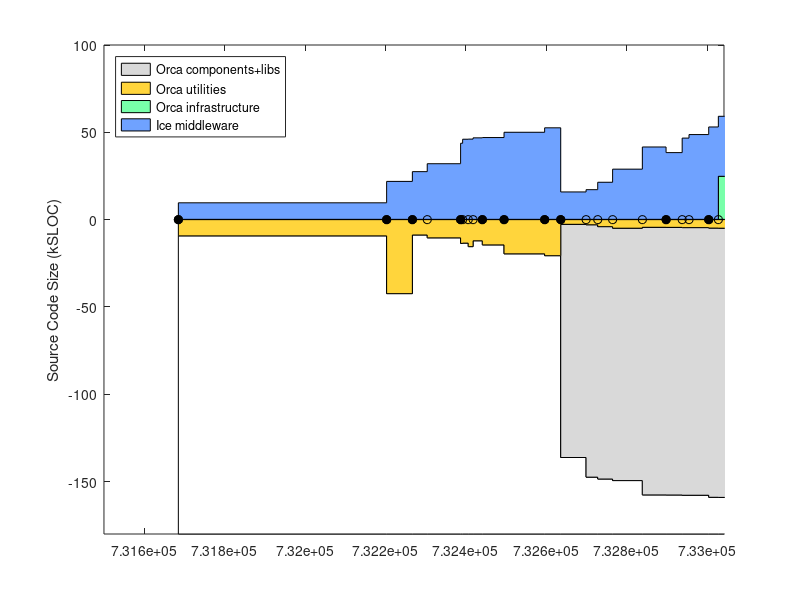

Source code (MATLAB): (Note: this script raises an error after producing the figure.)
% keep track of orca project size using sloccount
clear all

%%%%%%%%%% DATA %%%%%%%%%%%%%%%%%%%%

% include/* except: include/{Freeze IceSSL IcePatch2}
% src/{Ice Slice IceGrid icecpp IceStorm slice2cpp IceUtil IceBox IceXML}
%  Sice212 = [
%  (7842-1000) + (22093+18419+11499+10568+4392+4200+4252+567+316)
%  ];
%  Sice301 = [
%  (8164-1000) + (23018+19384+19169+10596+4479+4343+4308+622+319)
%  ];
% same as above, but now also add Java:
% src/{IceInternal Ice IceUtil IceBox}
%  Sice310 = [
%  (8810-1200) + (24275+20494+22689+10587+4569+4877+4770+667+319) + (13190+6915+1262+493)
%  ];
%  Sice311 = [
%  (8950-1275) + (24511+20505+22898+10590+4600+4884+4782+683+323) + (13266+6929+1262+504)
%  ];

% it's much easier to count the whole of Ice (we use most of it anyway)
% sloccount include/ src/
% (this does not account for .ice files in [ice]/slice/* but it's a small fraction of total)
Sice212 = 133523;
Sice301 = 144513;
Sice310 = 153243;
Sice311 = 154145;
Sice320 = 168475;
Sice321 = 169725;

% indeces
iyy=1;
imm=2;
idd=3;
iver=4;
isub=5;
ibase=6;
icomp=7;
iutil=8;

Sorca = [ ...
% YY    MM  DD  ?   SUB     BASE        COMP           UTILS        VERSION
% 0.8.6: a single distro, divide in halves arbitrarily
2003     4  14  1   0       18930/2     18930/2             0      % 0.8.6 (last change in doc/ChangeLog
% BASE: orca-base
% COMP: orca-components
2004     9  13  1   0       42543       21726               0      % 0.11.0
2004    11  16  1   0       8963        27310               0      % 0.12.0
2004    12  23  0   0       10596       31845               0      % 0.12.1
2005     3  16  1   0       13767       43576               0      % 0.13.0
2005     3  21  0   0       13620       45874               0      % 0.13.1
2005     4   4  0   0       15630       45944               0      % 0.13.2
2005     4  16  0   0       12283       46666               0      % 0.13.3
2005     5   9  1   0       14639       46837               0      % 0.14.0
2005     7   2  1   0       19751       49854               0      % 0.15.0
2005    10  11  1   0       20818       52408               0      % 1.0.0
% BASE: just orcaice w/out test + interfaces/slice
% COMP: comp + util - orcaice 
2005    11  20  1   Sice212 2320+530    9226+8781-2320      0      % 2.0.0-rc1
2006     1  22  0   Sice301 2511+596    9801+9695-2511      0      % 2.0.0-rc2
2006     2  20  0   Sice301 3369+813    9867+14734-3369     0      % 2.0.0-rc3
2006     3  29  0   Sice301 4022+1052   14625+18131-4022    0      % 2.0.0-rc4
2006     6  11  0   Sice310 3439+1116   19999+24867-3439    0      % 2.0.0-rc5
2006     8   9  1   Sice310 3482+1116   19979+21711-3482    0      % 2.0.0
2006     9  18  0   Sice310 3647+1094   19317+30847-3647    0      % 2.0.1
2006    10   5  0   Sice310 3644+1094   20384+31798-3644    0      % 2.0.2
2006    11  23  1   Sice311 3831+1178   21408+35311-3831    0      % 2.1.0
% BASE: cd src; sloccount libs/orcaice/ 
%          MINUS sloccount libs/orcaice/test 
%          PLUS sloccount interfaces/slice
% COMP: cd src; sloccount components/ libs/ 
%          MINUS sloccount libs/orcaice/ libs/orcaq* libs/orcalog* libs/orcaprobe* libs/orcawall*
% UTIL: cd src; sloccount utils libs/orcaq* libs/orcalog* libs/orcaprobe* libs/orcawall*
% to count lines in *.ice files, rename them to *.cpp like this:
% $cd src/interfaces/slice/orca; for file in *; do mv $file `echo $file | sed s/.ice/.cpp/`; done
2006    12  17  0   Sice311 5615-1784+1240  60241-25885     24644  % 2.1.1
2007     2   2  1   Sice311 6225-2011+1671  70376-29436     28519  % 2.2.0
2007     4  10  1   Sice320 6232-2011+1671  72704-30907     30121  % 2.3.0
2007     6   3  1   Sice320 6837-2056+1682  75506-31245     30166  % 2.4.0
2007     8  13  1   Sice320 7247-2226+1772  78939-33535     32062  % 2.5.0
2007     9  18  1   Sice321 7919-2572+1787  83838-35198     33230  % 2.6.0
];
Vorca ={'0.8.6', '0.11.0', '0.12.0', '0.12.1', '0.13.0', '0.13.1', '0.13.2', '0.13.3', '0.14.0', '0.15.0', '1.0.0', ...
    '2.0.0-rc1', '2.0.0-rc2', '2.0.0-rc3', '2.0.0-rc4', '2.0.0-rc5', '2.0.0', '2.0.1', '2.0.2', '2.1.0', '2.1.1', ...
    '2.2.0', '2.3.0', '2.4.0', '2.5.0', '2.6.0' }';

% add a dummy release just for display
Sorca(end+1,:) = Sorca(end,:);
Sorca(end,imm) = Sorca(end,imm)+1;
Sorca(end,iver) = 0;
Vorca{end+1} = 'dummy';

% convert dates
Torca = datenum(Sorca(:,iyy),Sorca(:,imm),Sorca(:,idd));

% 2nd digit releases
i2 = (Sorca(:,iver)==1);
Torca2 = Torca(i2);
Vorca2 = Vorca(i2);

% for comparison, ASN
%  Sasn = 90433;

Splayer = [ 
% YY    MM  DD  ?   SUB     BASE                COMP       UTIL  VERSION
% BASE: (server-drivers)+client_libs
% COMP: drivers + utils
2002    12 04   1  0    (17331-12037)+9188      12037+2685 0    % 1.3.1
2003    7  15   1  0    (30452-24334)+12458     24334+3064 0    % 1.4-rc1
2003    12 07   1  0    (37378-30947)+13110     30947+9633 0    % 1.4-rc2
2004    5  31   1  0    (49225-42643)+13664     42643+3550 0    % 1.5
2004    11 12   1  0    (50758-43190)+13545     43190+4479 0    % 1.6
2005    1  31   0  0    (52069-44517)+13576     44517+4662 0    % 1.6.2
2005    7  28   0  0    (53348-45686)+14300     45686+5188 0    % 1.6.5
% BASE: (libplayercore-./bindings) + client_libs + (libplayertcp-./bindings)
% note: libplayerxdr is autogenerated
% COMP: server + utils
2005    10 25   0  0    (4866-0)+7560+(1391-0)  46474+5725  0   % 2.0pre7
% SUB : 0
% BASE: sloccount libplayercore client_libs libplayertcp 
%           MINUS sloccount libplayercore/bindings/ libplayertcp/bindings
% note: libplayerxdr is autogenerated
% COMP: sloccount server 
% UTIL: sloccount utils PLUS stage/src
2006    2  28   1  0    63992-47749-1291        54704       0     % 2.0.0
2006    3  25   1  0    65606-48912-1291        53033       0     % 2.0.1
2006    6   9   1  0    69083-51546-1319        61421       0     % 2.0.2
2006    9  26   1  0    69388-51546-1319        64088       13606       % 2.0.3
2007    5   2   1  0    69602-51686-1359        58396       9589+13606  % 2.0.4
2007    8  31   1  0    23526-109               77242       11404+13606  % 2.0.4+
];
Tplayer = datenum(Splayer(:,1),Splayer(:,2),Splayer(:,3));

Saria = [
% YY    MM  DD  ? SUB   BASE    COMP    UTIL    VERSION
% SUB : 0
% BASE: sloccount ArNetworking/include/ ArNetworking/src/
% COMP: sloccount include src
% UTIL: 0 
2007    2   20  1  0    15854   45965   0       % 2.5.1
];

Scarmen = [
% YY    MM  DD  ?   SUB     BASE    COMP                    UTIL   VERSION
% SUB : cd src; sloccount ipc
% BASE: sloccount carmenpp global java python
% COMP: sloccount src MINUS all other
% UTIL: sloccount logger logtools mapeditor param_daemon robotgui simulator 
2007    8   15  1  24965    12032   107745-24965-12032-19629  19629   % 0.6.7
];

Sorocos = [
% YY    MM  DD  ?   SUB     BASE    COMP                        UTIL   VERSION
% SUB : cd ACE_wrappers; sloccount ace PLUS sloccount TAO/tao/
% BASE: ?
% LIBS: sloccount orocos-bfl-[VERSION]-src/src PLUS sloccount kdl-[VERSION]/kdl
% COMP: sloccount orocos-rtt-[VERSION]/src PLUS cd orocos-ocl-[VERSION]; sloccount hardware motion_control
% UTIL: cd orocos-ocl-[VERSION]; sloccount taskbrowser signals deployment reporting viewer ocl 
2007    8   15  1  160300+237011   0   (7767+12865)+(48971+20068)    5104   % ace-5.5, tao-1.5, rtt-1.2.1, bfl-0.6.1, kdl-0.4, ocl-0.4.1
];

Syarp = [
% YY    MM  DD  ?   SUB  BASE     COMP       UTIL   VERSION
% SUB : 0
% BASE: sloccount libYARP_OS libYARP_OS_compat
% COMP: sloccount yarpdev libYARP_dev libYARP_math libYARP_sig libYARP_sig_compat 
% UTIL: sloccount yarp-imageviewer modules
2007    7   26  1  0     21633   23528    1613   % 2.1.6
];

% YY    MM  DD  ?   SUB  BASE     COMP       UTIL
% SUB : 0
% BASE: 0
% COMP: sloccount . (matlab files will not be counted)
% UTIL: 0
Sopenslam = [
2007    8   16  1   0    0        23719      0
];

%%%%%%%%%% PLOTTING %%%%%%%%%%%%%%%%%%%%

Smax = 180;
d0 = [Torca Torca]'; d0=d0(:); d0(1)=[];
d1 = Smax-Sorca(:,isub)-Sorca(:,ibase); d1 = [d1 d1]'; d1=d1(:); d1(end)=[];
d2 = Sorca(:,isub); d2 = [d2 d2]'; d2=d2(:); d2(end)=[];
d3 = Sorca(:,ibase); d3 = [d3 d3]'; d3=d3(:); d3(end)=[];
d4 = Sorca(:,icomp); d4 = [d4 d4]'; d4=d4(:); d4(end)=[];
d5 = Sorca(:,iutil); d5 = [d5 d5]'; d5=d5(:); d5(end)=[];

figure(1), clf
ha=area( d0, [d1 d2 d3 d5 d4]/1e3, -Smax ); hold on
plot( Torca, 0*Torca, 'k-o' )
h2=plot( Torca2, 0*Torca2, 'ko' );
set(h2,'markerfacecolor','k')
ylabel('Source Code Size (kSLOC)')

set(ha(1),'facecolor',1*[1 1 1]);
set(ha(2),'facecolor',.85*[1 1 1]);
set(ha(3),'facecolor',min(255,[255 153 0]+60)/255);
set(ha(4),'facecolor',min(255,[60 255 109]+60)/255);
set(ha(5),'facecolor',min(255,[51 102 255]+60)/255);
ha(1)=[];
legend(fliplr(ha),'Orca components+libs','Orca utilities','Orca infrastructure','Ice middleware', 'Location','NorthWest')
%  xlim(datenum([2004;2005],[7;7],[1;1]) )
ylim([-Smax 100])
ax=axis;
xlim( [ax(1) datenum([2006 12 31])] )
ax=axis;
% label releases
mark('x', Torca2 )
i2odd = (1:2:length(Torca2));
ht = text(Torca2(i2odd)+5,.04*ax(4)*ones(length(i2odd),1),Vorca2(i2odd));
set(ht,'fontsize',8)
i2even = (2:2:length(Torca2));
ht = text(Torca2(i2even)+5,.08*ax(4)*ones(length(i2even),1),Vorca2(i2even));
set(ht,'fontsize',8)
datetick( 'x', 12 )
hp = plot( Tplayer, -Splayer(:,ibase)/1e3, 'k--o', Tplayer, Splayer(:,icomp)/1e3, 'k--o' );
set(hp, 'color', .5*[1 1 1] )
hpt = text( Tplayer(2), -Splayer(2,ibase)/1e3-8, 'Player infrastructure');
set(hpt, 'color', .5*[1 1 1] )
hpt = text( Tplayer(2), (Splayer(2,icomp)+Splayer(2,iutil))/1e3-5, 'Player "components+utils"');
set(hpt, 'color', .5*[1 1 1] )
%mark('y', Dasn(1,1)/1e3 );
%text( datenum([2003 5 1]), Dasn(1,1)/1e3, 'ASN')
xlabel('Releases')
title('http://orca-robotics.sf.net')

ht=text(datenum(2003,7,1),-Smax+15, '*   generated using David A. Wheeler`s SLOCCount' );
set(ht,'fontsize',8)
ht=text(datenum(2003,7,1),-Smax+5, '** see data in [ORCA2]/scripts/matlab/sloccount/slocs.m' );
set(ht,'fontsize',8)
